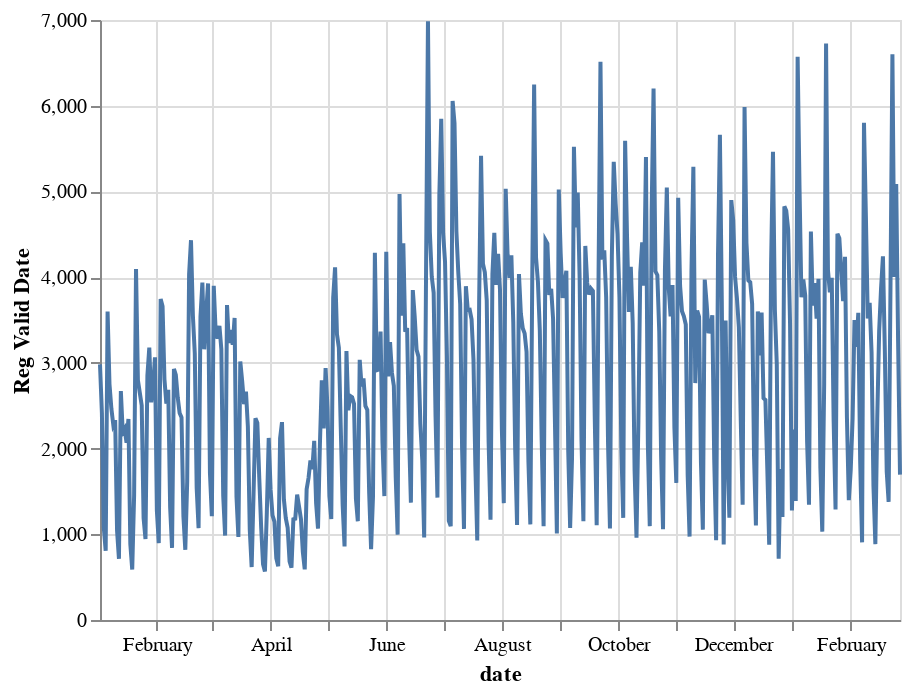

Source (notebook cell):
### Code cell
import altair as alt
from vega_datasets import data

source = reg_date_clipped

alt.Chart(source).mark_line().encode(
    alt.X('date:T'),
    alt.Y('Reg Valid Date')
)

### Figure 1 — Vega-Lite specification as saved in the notebook (floating-point values rounded to 4 significant figures; data arrays with more than 128 entries replaced by an {"elided": "..."} marker saying what was removed)
{"config": {"view": {"continuousWidth": 400, "continuousHeight": 300}}, "data": {"name": "data-63127393d6562c0af943bab57f7c050e"}, "mark": "line", "encoding": {"x": {"type": "temporal", "field": "date"}, "y": {"type": "quantitative", "field": "Reg Valid Date"}}, "$schema": "https://vega.github.io/schema/vega-lite/v4.8.1.json", "datasets": {"data-63127393d6562c0af943bab57f7c050e": {"elided": "423 records"}}}
